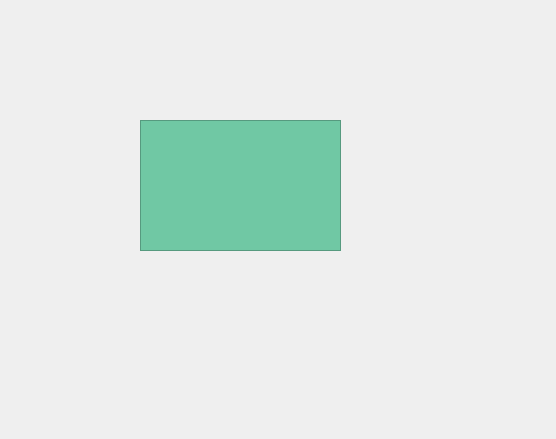
<?xml version="1.0" encoding="UTF-8"?>
<ui version="4.0">
 <class>Widget</class>
 <widget class="QWidget" name="Widget">
  <property name="geometry">
   <rect>
    <x>0</x>
    <y>0</y>
    <width>556</width>
    <height>439</height>
   </rect>
  </property>
  <property name="windowTitle">
   <string>Widget</string>
  </property>
  <property name="autoFillBackground">
   <bool>false</bool>
  </property>
  <widget class="QLabel" name="label">
   <property name="geometry">
    <rect>
     <x>140</x>
     <y>120</y>
     <width>201</width>
     <height>131</height>
    </rect>
   </property>
   <property name="styleSheet">
    <string notr="true">background-color: rgb(112, 200, 164);</string>
   </property>
   <property name="frameShape">
    <enum>QFrame::StyledPanel</enum>
   </property>
   <property name="frameShadow">
    <enum>QFrame::Raised</enum>
   </property>
   <property name="text">
    <string/>
   </property>
  </widget>
 </widget>
 <resources/>
 <connections/>
</ui>
